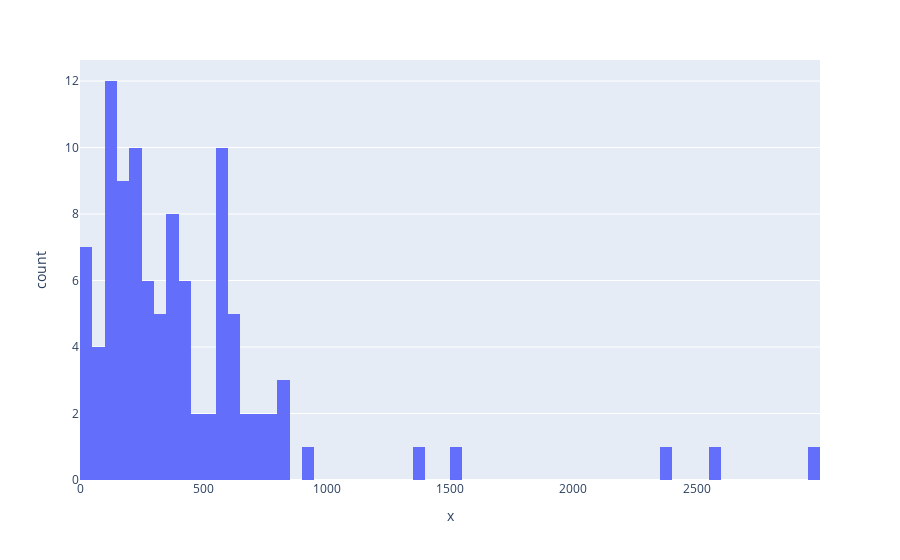

The notebook cell this image was saved under:
### Code cell
# visualize the distribution of number of words in a text
import plotly.express as px
fig = px.histogram(x = [len(nltk.word_tokenize(x)) for x in dataset.dataset.clean], nbins = 100)
fig.show()

### Figure 1 — Plotly figure (JSON) as saved in the notebook; plotly's stock layout.template omitted (floating-point values rounded to 4 significant figures)
{"data": [{"alignmentgroup": "True", "bingroup": "x", "hovertemplate": "x=%{x}<br>count=%{y}<extra></extra>", "legendgroup": "", "marker": {"color": "#636efa", "pattern": {"shape": ""}}, "name": "", "nbinsx": 100, "offsetgroup": "", "orientation": "v", "showlegend": false, "type": "histogram", "x": [375, 316, 587, 253, 87, 104, 242, 393, 587, 824, 773, 245, 248, 131, 2392, 492, 589, 231, 611, 144, 190, 153, 77, 232, 407, 358, 253, 200, 340, 2970, 228, 596, 586, 745, 542, 805, 1500, 1396, 197, 392, 246, 352, 268, 81, 231, 448, 279, 349, 205, 198, 462, 275, 172, 49, 30, 382, 107, 703, 659, 810, 527, 28, 584, 177, 323, 300, 782, 158, 149, 96, 554, 2574, 177, 692, 647, 388, 192, 132, 574, 104, 415, 27, 4, 135, 921, 124, 16, 567, 147, 404, 429, 262, 617, 446, 103, 379, 575, 142, 642, 614, 19], "xaxis": "x", "yaxis": "y"}], "layout": {"autosize": true, "barmode": "relative", "legend": {"tracegroupgap": 0}, "margin": {"t": 60}, "xaxis": {"anchor": "y", "autorange": true, "domain": [0, 1], "range": [-0.5, 3000.0], "title": {"text": "x"}, "type": "linear"}, "yaxis": {"anchor": "x", "autorange": true, "domain": [0, 1], "range": [0, 12.63], "title": {"text": "count"}}}}
